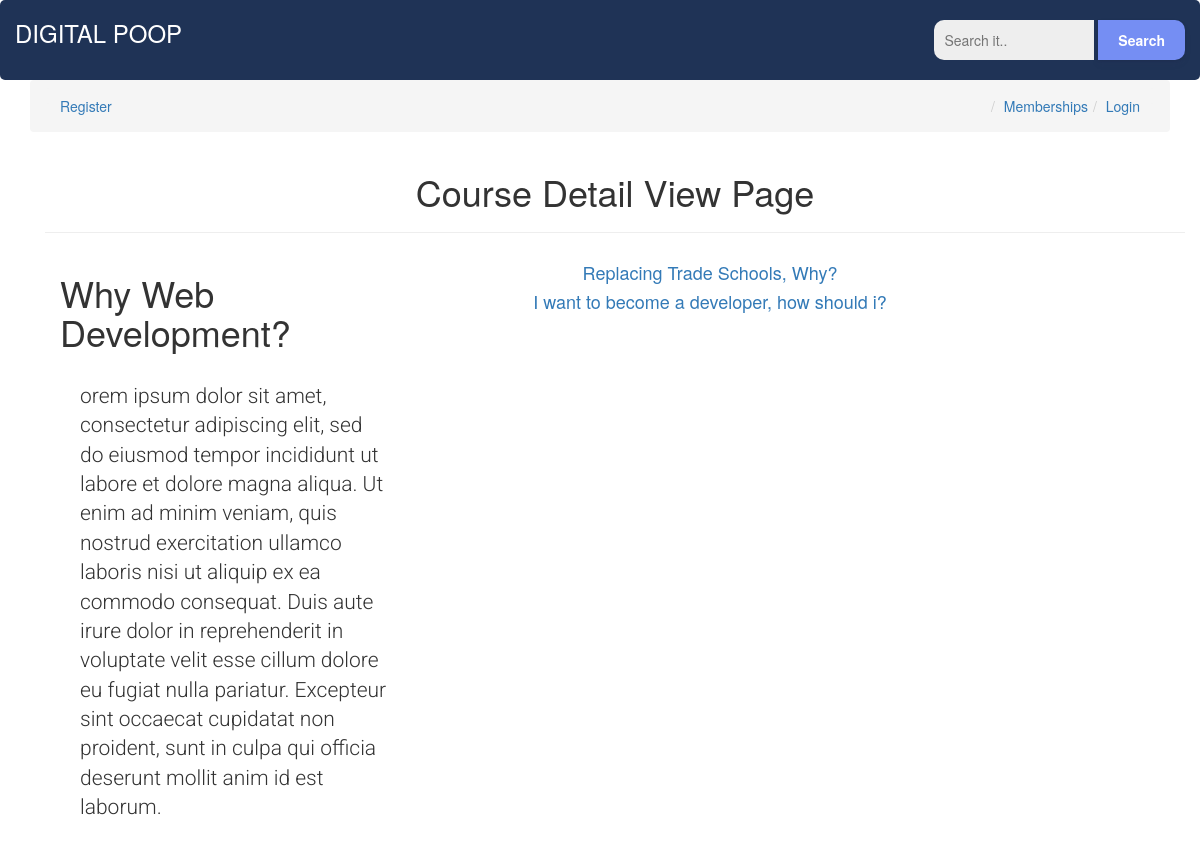
The page /courses/why_intro on the database as committed earlier.
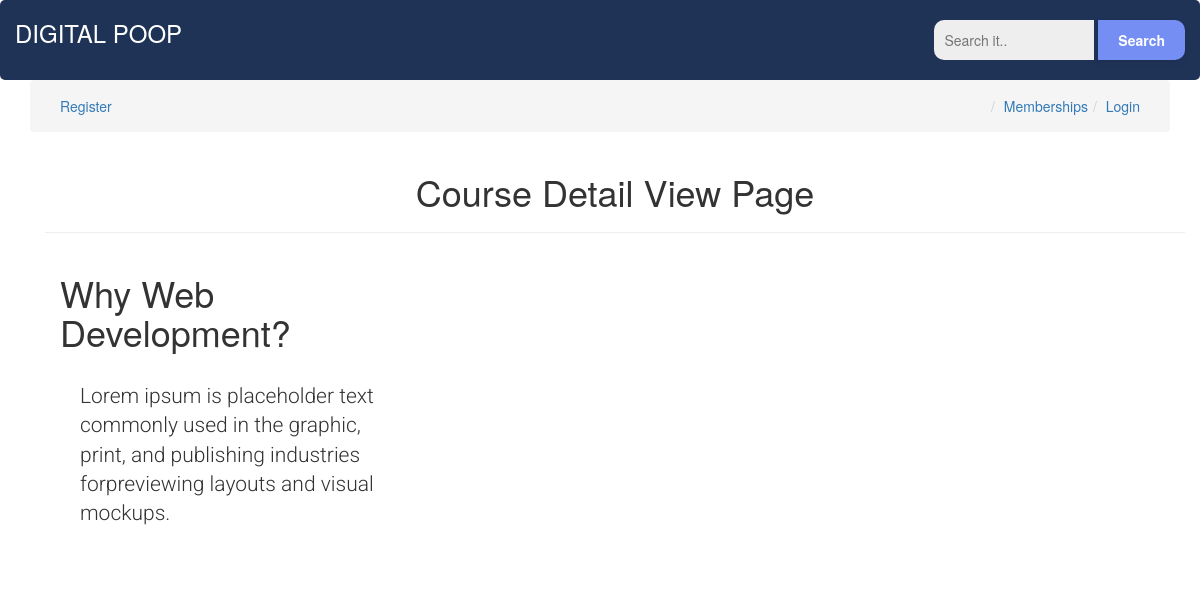
The same page on the database as committed later.
### courses/models.py (models this page shows, shortened)
class Course(models.Model):
    slug = models.SlugField()
    title = models.CharField(max_length=120)
    description = models.TextField()
    image = models.ImageField(null=True, blank=True)
    allowed_membership = models.ManyToManyField(Membership)
    @property
    def lessons(self): # grouping lessons with a course in a specific order
        return self.lesson_set.all().order_by('position')
    class Meta:
        db_table = 'Course'

class Lesson(models.Model):
    slug = models.SlugField()
    title = models.CharField(max_length=120)
    course = models.ForeignKey(Course, on_delete=models.SET_NULL, null=True)
    position = models.IntegerField()
    video_url = models.FileField(upload_to='videos/%Y/%m/$D/', null=True, blank=True)
    thumbnail = models.ImageField(upload_to='images/%Y/%m/$D/', null=True, blank=True)
    def get_absolute_url(self):
        return reverse('courses:lesson-detail', kwargs={'course_slug': self.course.slug, 'lesson_slug': self.slug})
    class Meta:
        db_table = 'Lesson'

### courses/views.py (the view)
# urls.py: path('<slug>', CourseDetailView.as_view(), name='detail'),
class CourseDetailView(DetailView):
    model = Course

### courses/templates/courses/course_detail.html
{% extends 'courses/base.html' %}
{% block content %}
<div class="container">
    <div class="row">
            <h1 class="text-center">Course Detail View Page</h1>
            <hr>
        <div class="col-sm-4 col-md-4">
            <h1>{{ object.title }}</h1>
            <p class="lead">{{ object.description }}</p>
            </div>
            <div class="col-sm-6 col-md-6">
            <table class="table table-bordered">
             <tbody>
                {% for lesson in object.lessons %}
                <tr class="active">
                  <a href="{{ lesson.get_absolute_url }}">
                     <h4 class="text-center">{{ lesson.title }}</h4>
                  </a>
                </tr>
                {% endfor %}
             </tbody>
        </table>
        </div>
    </div>
</div>
{% endblock content%}

Rows that differ between the two databases and show on the page:
removed Lesson: title "Replacing Trade Schools, Why?"
removed Lesson: title "I want to become a developer, how should i?"
changed Course "Why Web Development?": description "orem ipsum dolor sit amet, consectetur adipiscing elit, sed do eiusmod tempor incididunt ut labore et dolore magna aliqua. Ut enim ad minim veniam, quis nostrud exercitation ullamco laboris nisi ut aliquip ex ea commodo consequat. Duis aute irure dolor in reprehenderit in voluptate velit esse cillum dolore eu fugiat nulla pariatur. Excepteur sint occaecat cupidatat non proident, sunt in culpa qui officia deserunt mollit anim id est laborum." → "Lorem ipsum is placeholder text commonly used in the graphic, print, and publishing industries forpreviewing layouts and visual mockups."
